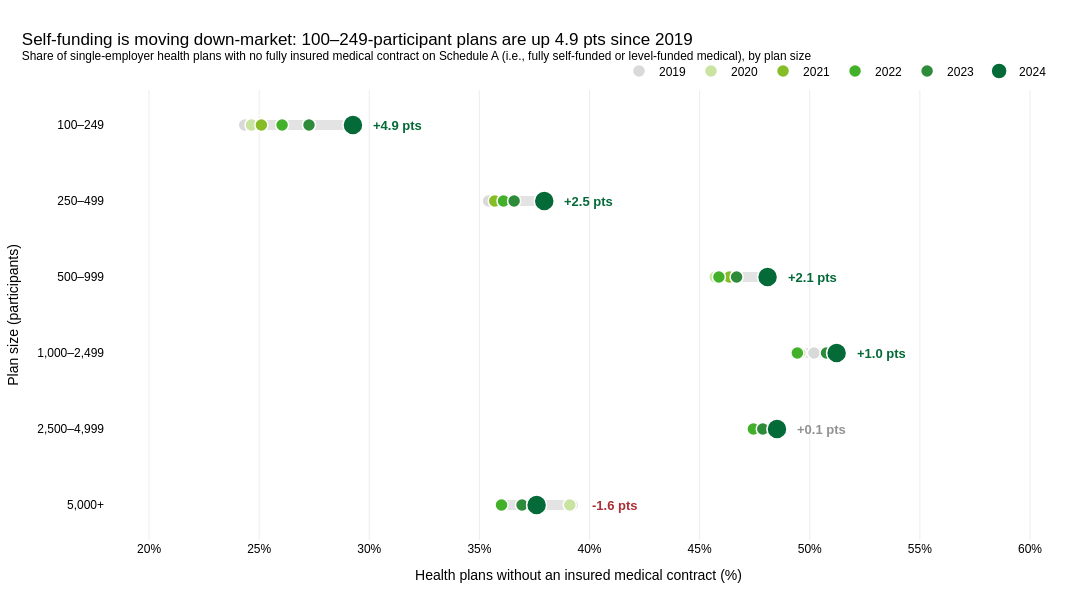

Write notebook code for a chart like this one.
### Markdown cell above
## 4. Is self-funding moving down-market into smaller employers?

### Code cell
size_bins = [100, 250, 500, 1_000, 2_500, 5_000, np.inf]
size_labels = ["100–249", "250–499", "500–999", "1,000–2,499", "2,500–4,999", "5,000+"]

self_funding = (
    health_plans.assign(
        size_band=pd.cut(
            health_plans["participants"],
            bins=size_bins,
            labels=size_labels,
            right=False,
        ),
        self_funded=~health_plans["has_insured_medical"],
    )
    .groupby(["size_band", "FORM_YEAR"], observed=True)["self_funded"]
    .mean()
    .mul(100)
    .unstack("FORM_YEAR")
)
self_funding["delta"] = self_funding[LAST] - self_funding[FIRST]
lead_band = self_funding["delta"].idxmax()

year_colors = ["#D9D9D9", "#C9E3A0", PALETTE[0], PALETTE[1], "#2E8B3A", PALETTE[2]]

fig = go.Figure()
base_theme(
    fig,
    f"Self-funding is moving down-market: {lead_band}-participant plans are up "
    f"{self_funding.loc[lead_band, 'delta']:.1f} pts since {FIRST}",
    "Share of single-employer health plans with no fully insured medical contract on Schedule A "
    "(i.e., fully self-funded or level-funded medical), by plan size",
    height=600,
)

for band in size_labels:
    row = self_funding.loc[band, YEARS]
    fig.add_trace(
        go.Scatter(
            x=[row.min(), row.max()],
            y=[band, band],
            mode="lines",
            line=dict(color="#E3E3E3", width=10),
            showlegend=False,
            hoverinfo="skip",
        )
    )

for year, color in zip(YEARS, year_colors):
    fig.add_trace(
        go.Scatter(
            x=self_funding[year],
            y=size_labels,
            mode="markers",
            name=str(year),
            marker=dict(
                size=20 if year == LAST else 13,
                color=color,
                line=dict(color="white", width=1.5),
            ),
            hovertemplate=f"{year}<br>%{{y}} participants<br>%{{x:.1f}}% self-funded<extra></extra>",
        )
    )

for band, d in self_funding["delta"].items():
    fig.add_annotation(
        x=self_funding.loc[band, YEARS].max(),
        y=band,
        text=f"<b>{d:+.1f} pts</b>",
        showarrow=False,
        xanchor="left",
        xshift=18,
        font=dict(size=13, color=PALETTE[2] if d >= 1 else RED if d <= -1 else GREY),
    )

x_min = self_funding[YEARS].min().min()
x_max = self_funding[YEARS].max().max()
fig.update_layout(
    width=FIG_WIDTH,
    xaxis=dict(
        title="Health plans without an insured medical contract (%)",
        ticksuffix="%",
        range=[np.floor(x_min / 5) * 5 - 2, np.ceil(x_max / 5) * 5 + 6],
        gridcolor="#EDEDED",
    ),
    yaxis=dict(
        title="Plan size (participants)",
        categoryorder="array",
        categoryarray=size_labels[::-1],
        showgrid=False,
    ),
)
save_figure(fig, "04-self-funding-by-plan-size", ANALYSIS_PATH)
fig.show()

### Figure 1 — Plotly figure (JSON) as saved in the notebook; plotly's stock layout.template omitted (floating-point values rounded to 4 significant figures)
{"data": [{"hoverinfo": "skip", "line": {"color": "#E3E3E3", "width": 10}, "mode": "lines", "showlegend": false, "type": "scatter", "x": [24.35, 29.26], "y": ["100–249", "100–249"]}, {"hoverinfo": "skip", "line": {"color": "#E3E3E3", "width": 10}, "mode": "lines", "showlegend": false, "type": "scatter", "x": [35.42, 37.95], "y": ["250–499", "250–499"]}, {"hoverinfo": "skip", "line": {"color": "#E3E3E3", "width": 10}, "mode": "lines", "showlegend": false, "type": "scatter", "x": [45.71, 48.08], "y": ["500–999", "500–999"]}, {"hoverinfo": "skip", "line": {"color": "#E3E3E3", "width": 10}, "mode": "lines", "showlegend": false, "type": "scatter", "x": [49.4, 51.22], "y": ["1,000–2,499", "1,000–2,499"]}, {"hoverinfo": "skip", "line": {"color": "#E3E3E3", "width": 10}, "mode": "lines", "showlegend": false, "type": "scatter", "x": [47.44, 48.51], "y": ["2,500–4,999", "2,500–4,999"]}, {"hoverinfo": "skip", "line": {"color": "#E3E3E3", "width": 10}, "mode": "lines", "showlegend": false, "type": "scatter", "x": [36.0, 39.21], "y": ["5,000+", "5,000+"]}, {"hovertemplate": "2019<br>%{y} participants<br>%{x:.1f}% self-funded<extra></extra>", "marker": {"color": "#D9D9D9", "line": {"color": "white", "width": 1.5}, "size": 13}, "mode": "markers", "name": "2019", "type": "scatter", "x": [24.35, 35.42, 45.99, 50.19, 48.44, 39.21], "y": ["100–249", "250–499", "500–999", "1,000–2,499", "2,500–4,999", "5,000+"]}, {"hovertemplate": "2020<br>%{y} participants<br>%{x:.1f}% self-funded<extra></extra>", "marker": {"color": "#C9E3A0", "line": {"color": "white", "width": 1.5}, "size": 13}, "mode": "markers", "name": "2020", "type": "scatter", "x": [24.65, 35.82, 45.71, 49.55, 47.7, 39.1], "y": ["100–249", "250–499", "500–999", "1,000–2,499", "2,500–4,999", "5,000+"]}, {"hovertemplate": "2021<br>%{y} participants<br>%{x:.1f}% self-funded<extra></extra>", "marker": {"color": "#86BC25", "line": {"color": "white", "width": 1.5}, "size": 13}, "mode": "markers", "name": "2021", "type": "scatter", "x": [25.1, 35.7, 46.35, 49.4, 48.38, 37.34], "y": ["100–249", "250–499", "500–999", "1,000–2,499", "2,500–4,999", "5,000+"]}, {"hovertemplate": "2022<br>%{y} participants<br>%{x:.1f}% self-funded<extra></extra>", "marker": {"color": "#43B02A", "line": {"color": "white", "width": 1.5}, "size": 13}, "mode": "markers", "name": "2022", "type": "scatter", "x": [26.04, 36.1, 45.88, 49.44, 47.44, 36.0], "y": ["100–249", "250–499", "500–999", "1,000–2,499", "2,500–4,999", "5,000+"]}, {"hovertemplate": "2023<br>%{y} participants<br>%{x:.1f}% self-funded<extra></extra>", "marker": {"color": "#2E8B3A", "line": {"color": "white", "width": 1.5}, "size": 13}, "mode": "markers", "name": "2023", "type": "scatter", "x": [27.26, 36.58, 46.68, 50.76, 47.87, 36.94], "y": ["100–249", "250–499", "500–999", "1,000–2,499", "2,500–4,999", "5,000+"]}, {"hovertemplate": "2024<br>%{y} participants<br>%{x:.1f}% self-funded<extra></extra>", "marker": {"color": "#046A38", "line": {"color": "white", "width": 1.5}, "size": 20}, "mode": "markers", "name": "2024", "type": "scatter", "x": [29.26, 37.95, 48.08, 51.22, 48.51, 37.6], "y": ["100–249", "250–499", "500–999", "1,000–2,499", "2,500–4,999", "5,000+"]}], "layout": {"annotations": [{"font": {"color": "#046A38", "size": 13}, "showarrow": false, "text": "<b>+4.9 pts</b>", "x": 29.26, "xanchor": "left", "xshift": 18, "y": "100–249"}, {"font": {"color": "#046A38", "size": 13}, "showarrow": false, "text": "<b>+2.5 pts</b>", "x": 37.95, "xanchor": "left", "xshift": 18, "y": "250–499"}, {"font": {"color": "#046A38", "size": 13}, "showarrow": false, "text": "<b>+2.1 pts</b>", "x": 48.08, "xanchor": "left", "xshift": 18, "y": "500–999"}, {"font": {"color": "#046A38", "size": 13}, "showarrow": false, "text": "<b>+1.0 pts</b>", "x": 51.22, "xanchor": "left", "xshift": 18, "y": "1,000–2,499"}, {"font": {"color": "#929292", "size": 13}, "showarrow": false, "text": "<b>+0.1 pts</b>", "x": 48.51, "xanchor": "left", "xshift": 18, "y": "2,500–4,999"}, {"font": {"color": "#AA3036", "size": 13}, "showarrow": false, "text": "<b>-1.6 pts</b>", "x": 39.21, "xanchor": "left", "xshift": 18, "y": "5,000+"}], "colorway": ["#86BC25", "#43B02A", "#046A38"], "font": {"color": "#000000", "family": "Arial, sans-serif"}, "height": 600, "hoverlabel": {"bgcolor": "white", "font": {"color": "#000000"}}, "legend": {"font": {"color": "#000000"}, "orientation": "h", "x": 1, "xanchor": "right", "y": 1.01, "yanchor": "bottom"}, "margin": {"b": 60, "l": 60, "r": 40, "t": 90}, "paper_bgcolor": "white", "plot_bgcolor": "white", "title": {"font": {"color": "#000000", "family": "Arial, sans-serif"}, "text": "Self-funding is moving down-market: 100–249-participant plans are up 4.9 pts since 2019<br><sup>Share of single-employer health plans with no fully insured medical contract on Schedule A (i.e., fully self-funded or level-funded medical), by plan size</sup>", "x": 0.02, "xanchor": "left"}, "width": 1100, "xaxis": {"gridcolor": "#EDEDED", "range": [18.0, 61.0], "tickfont": {"color": "#000000"}, "ticksuffix": "%", "title": {"text": "Health plans without an insured medical contract (%)"}}, "yaxis": {"categoryarray": ["5,000+", "2,500–4,999", "1,000–2,499", "500–999", "250–499", "100–249"], "categoryorder": "array", "showgrid": false, "tickfont": {"color": "#000000"}, "title": {"text": "Plan size (participants)"}}}}
